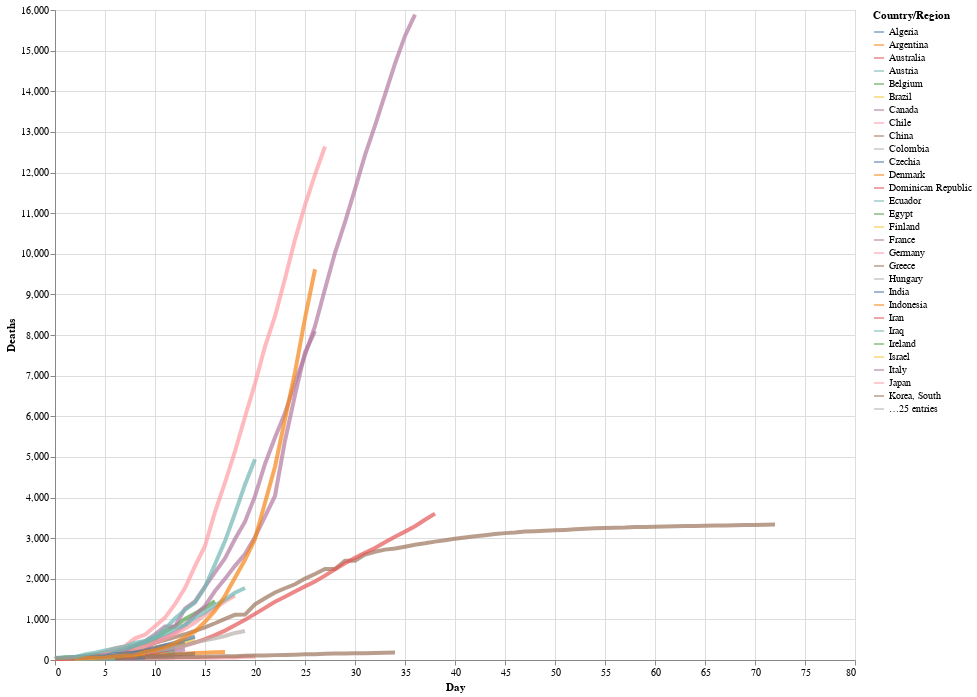

Notebook code for this chart:
### Markdown cell above
We can now customize the code to thicken the line width, to alter the opacity, and to make the chart larger:

### Code cell
# altair plot 
alt.Chart(deaths_long).mark_line(strokeWidth=4, opacity=0.7).encode(
    x='Day',
    y='Deaths',
    color='Country/Region'
).properties(
    width=800,
    height=650
)

### Figure 1 — Vega-Lite specification as saved in the notebook (floating-point values rounded to 4 significant figures; data arrays with more than 128 entries replaced by an {"elided": "..."} marker saying what was removed)
{"config": {"view": {"continuousWidth": 400, "continuousHeight": 300}}, "data": {"name": "data-47eeaede9c37ff87f25d88e7064a9b04"}, "mark": {"type": "line", "opacity": 0.7, "strokeWidth": 4}, "encoding": {"color": {"type": "nominal", "field": "Country/Region"}, "x": {"type": "quantitative", "field": "Day"}, "y": {"type": "quantitative", "field": "Deaths"}}, "height": 650, "width": 800, "$schema": "https://vega.github.io/schema/vega-lite/v4.8.1.json", "datasets": {"data-47eeaede9c37ff87f25d88e7064a9b04": {"elided": "4050 records"}}}
